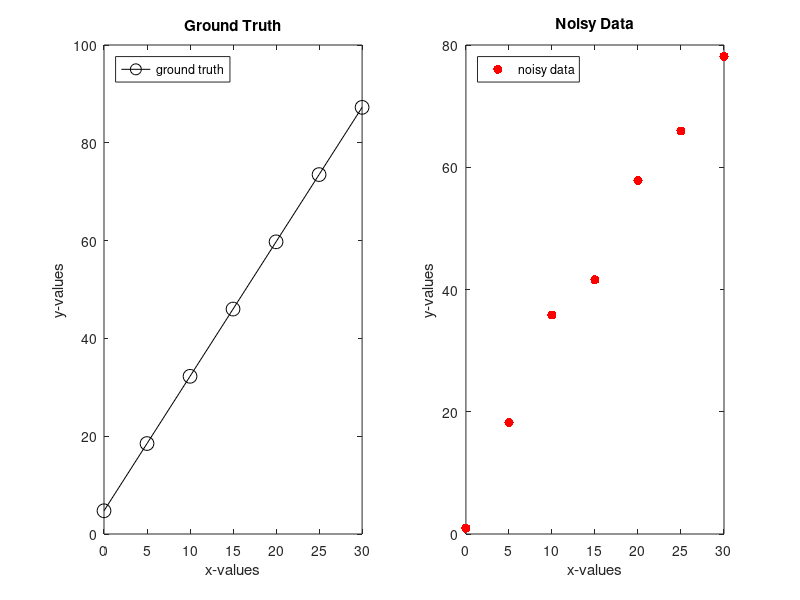
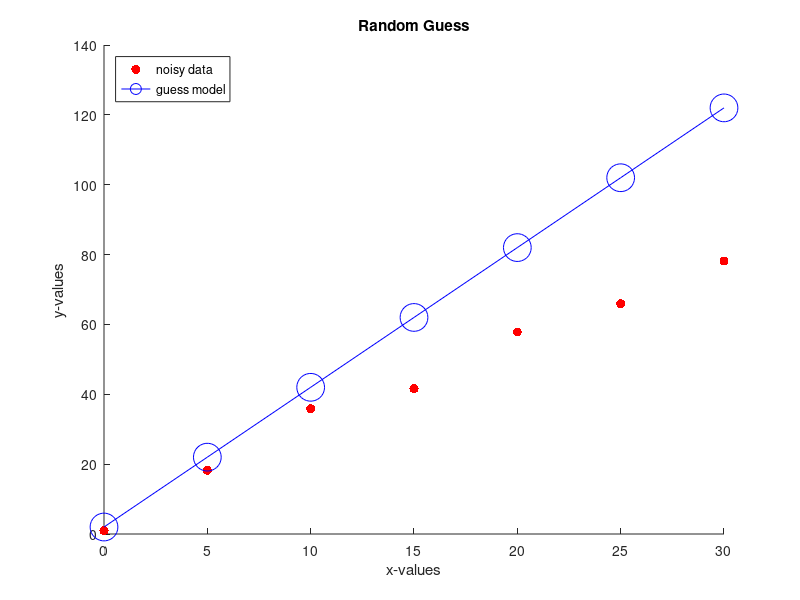

Write MATLAB code to recreate these figures, in order. (Note: this script raises an error after producing the figures.)
clc;clear;close all;

%% Section 1: Linear Model
x = 0:5:30;

m = 2.75
b = 4.75
y = m.*x + b;

figure(1);
subplot(1,2,1);

g=plot(x,y,'k-o');
set(g,'MarkerSize',10)
title('Ground Truth')
xlabel('x-values'); ylabel('y-values')
legend('ground truth','Location','Northwest')

subplot(1,2,2)
% +noise
y_noise = y + 7.5.*randn(length(y),1)';
g=plot(x, y_noise, 'r.');
save('NoisyData','x','y_noise');
set(g,'MarkerSize',20)
title('Noisy Data')
xlabel('x-values'); ylabel('y-values')
legend('noisy data','Location','Northwest')


%% Section 2: Linear Model + Random Guess
% find the best fit for the model:
% y = mx + b (see "linear_fn.m")
figure(2);hold on;

g=plot(x, y_noise, 'r.','MarkerSize',20);

% an initial guess of the parameters for our model?
m_guess = 4; b_guess = 2;

I_guess = m_guess.*x + b_guess;
g=plot(x,I_guess,'b-o','MarkerSize',20);

legend('noisy data', 'guess model', 'Location', 'Northwest')
title('Random Guess')
xlabel('x-values'); ylabel('y-values')
    


%% Section 3: Introduction to lsqcurvefit
clear all;
load NoisyData.mat

xdata = x;          % input xdata
ydata = y_noise; % input ydata
params = lsqcurvefit(@linear_fn, [2 7], xdata, ydata);

m_fit = params(1); b_fit = params(2);
x_fit = 0:1:30;
y_fit = m_fit*x_fit + b_fit;

figure(4);hold on;

g=plot(x, y_noise, 'r.','MarkerSize',20); %original data

g = plot(x_fit,y_fit,'b-'); % best fit

legend('noisy data', 'fitted model', 'Location', 'Northwest')
title('Optimized Fit')
xlabel('x-values'); ylabel('y-values')
    
    